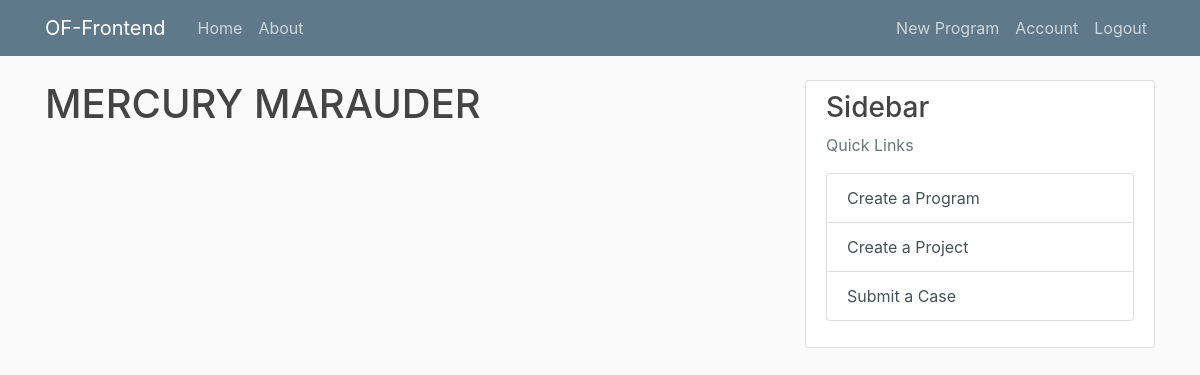
Before: /program/1/ (signed in) with the older database file.
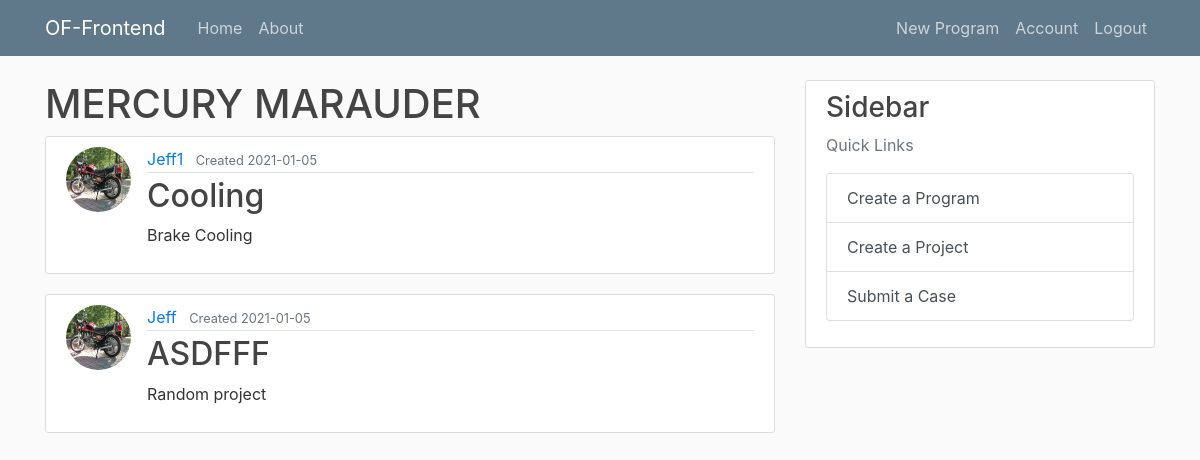
After: the same page with the newer database file.
### flask_website/models.py (models this page shows, shortened)
class Project(db.Model):
    __tablename__ = "project"
    id = db.Column(db.Integer, primary_key=True)
    name = db.Column(db.String(20), unique=True, nullable=False)
    description = db.Column(db.Text, unique=False, nullable=False)
    created_date = db.Column(
        db.DateTime, nullable=False, default=datetime.utcnow
    )  # auto
    created_by = db.Column(db.Integer, db.ForeignKey("user.id"), nullable=False)
    program_id = db.Column(db.Integer, db.ForeignKey("program.id"), nullable=False)
    program = db.relationship("Program", back_populates="project")
    case = db.relationship("Case", back_populates="project")  # forward

class User(db.Model, UserMixin):
    __tablename__ = "user"
    id = db.Column(db.Integer, primary_key=True)
    username = db.Column(db.String(20), unique=True, nullable=False)
    email = db.Column(db.String(120), unique=True, nullable=False)
    image_file = db.Column(db.String(20), default="default.jpg")
    password = db.Column(db.String(60), nullable=False)
    creator_program = db.relationship("Program", backref="creator_program", lazy=True)
    creator_project = db.relationship("Project", backref="creator_project", lazy=True)

### flask_website/routes.py (the view)
@app.route("/program/<int:program_id>/")
@login_required
def program(program_id):
    program = Program.query.get_or_404(program_id)
    projects = program.project
    return render_template(
        "program.html", title=program.name, program=program, projects=projects
    )

### flask_website/models.py (called while the page is built)
@login_manager.user_loader
def load_user(user_id):
    return User.query.get(int(user_id))

### flask_website/templates/program.html (shortened to what this page needs)
{% extends "layout.html" %}
{% block content %}
<h1>{{ program.name }}</h1>
{% for project in projects %}
<article class="media content-section">
  <img class="rounded-circle article-img" ,
    src="{{ url_for('static', filename = 'profile_pics/' + program.creator_program.image_file) }}">
  <div class="media-body">
    <div class="article-metadata">
      <a class="mr-2" href="#">{{ project.creator_project.username }}</a>
      <small class="text-muted"> Created {{ project.created_date.strftime('%Y-%m-%d') }}</small>
    </div>
    <h2><a class="article-title" href="{{ url_for('project', program_id = program.id, project_id = project.id) }}">{{
        project.name }}</a></h2>
    <p class="article-content">{{ project.description }}</p>
  </div>
</article>
{% endfor %}
{% endblock content %}

Changed rows visible on the page:
added Project: image_file (placeholder picture), creator_project.username "Jeff1", created_date "2021-01-05", name "Cooling", description "Brake Cooling"
added Project: image_file (placeholder picture), creator_project.username "Jeff", created_date "2021-01-05", name "ASDFFF", description "Random project"
